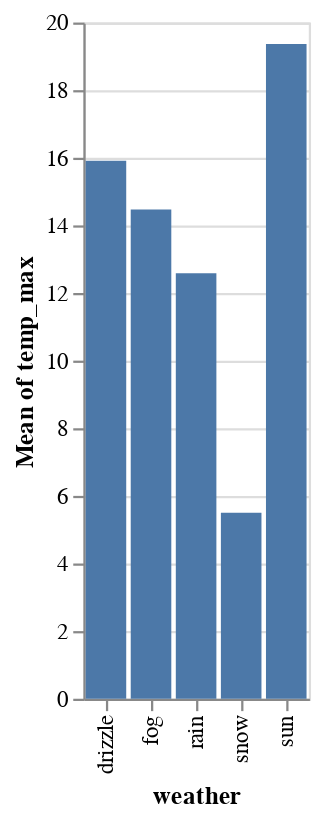

Here is the notebook cell this chart was saved with:
### Markdown cell above
**The chart to be encoded**

Still having the Seattle Weather dataset at hand, let's suppose that we are interested in how the maximum temperatures across different weather conditions compare. For this very simple analytical task, we can create a bar chart that encodes the `weather` field on the `x` channel and the mean of the `temp_max` field on the `y` channel.

### Code cell
import altair as alt

alt.Chart(df).mark_bar().encode(
    x=alt.X(field='weather', type='ordinal'),
    y=alt.Y(field='temp_max', type='quantitative', aggregate='mean', scale=alt.Scale(zero=True))
)

### Figure 1 — Vega-Lite specification as saved in the notebook (floating-point values rounded to 4 significant figures; data arrays with more than 128 entries replaced by an {"elided": "..."} marker saying what was removed)
{"config": {"view": {"continuousWidth": 300, "continuousHeight": 300}}, "data": {"name": "data-830c39fec90146253fb06a06c26374ef"}, "mark": {"type": "bar"}, "encoding": {"x": {"field": "weather", "type": "ordinal"}, "y": {"aggregate": "mean", "field": "temp_max", "scale": {"zero": true}, "type": "quantitative"}}, "$schema": "https://vega.github.io/schema/vega-lite/v5.8.0.json", "datasets": {"data-830c39fec90146253fb06a06c26374ef": {"elided": "1461 records"}}}
